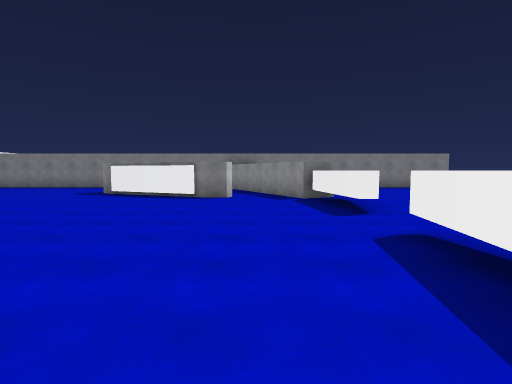
view 1 (above)

19 first-person views from a walk through a scene from a Unity 3-D project. The camera is 1.5 m above the floor, tilts 4° down and sees 80° across. The floor is counted in squares, 2 m on a side. Each view is taken from the middle of a square. On the plan, view 1 faces up. The plan holds only what a view shows up to about 10 squares ahead; the rest is blank.

view 2
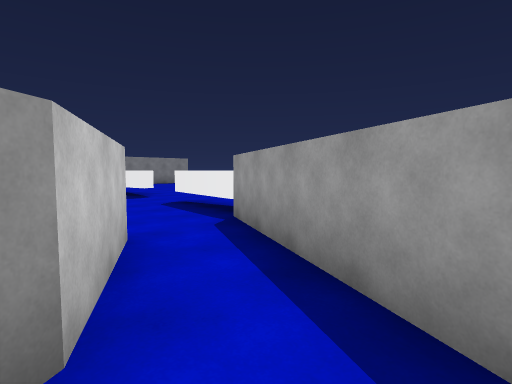

view 3
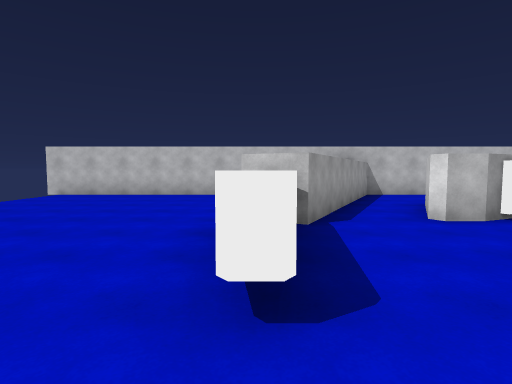

view 4
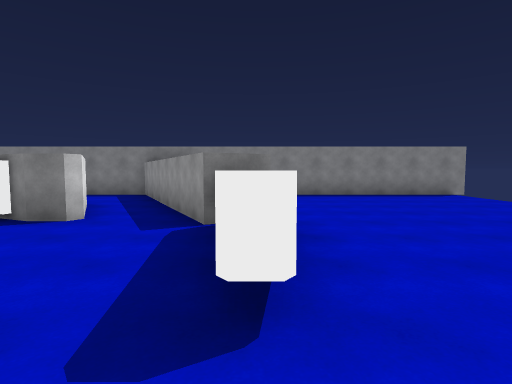

view 5
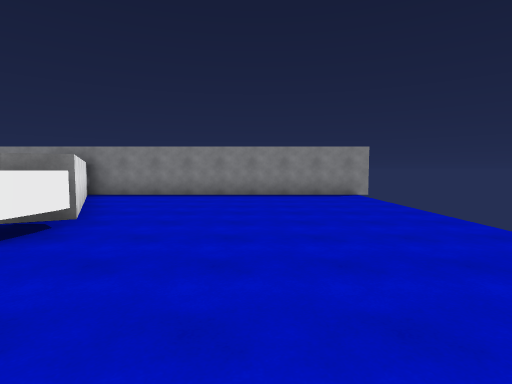

view 6
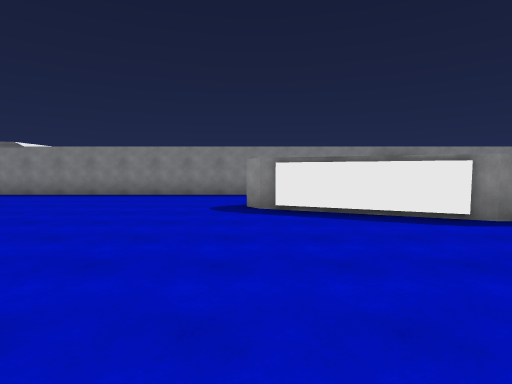

view 7
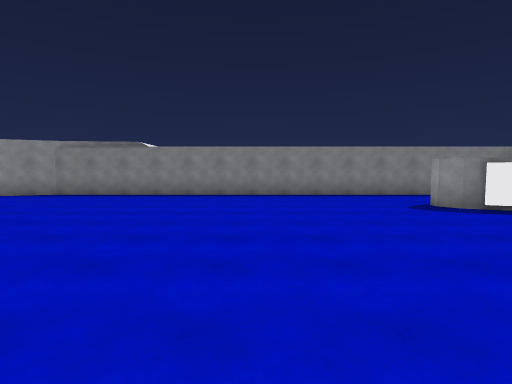

view 8
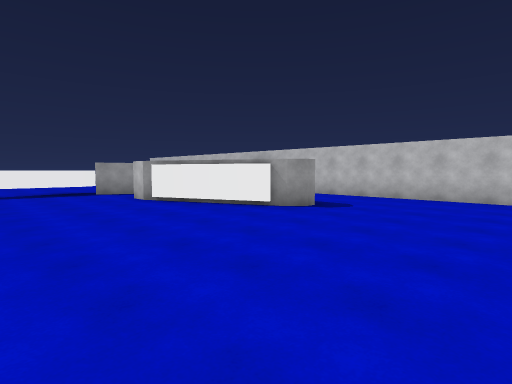

view 9
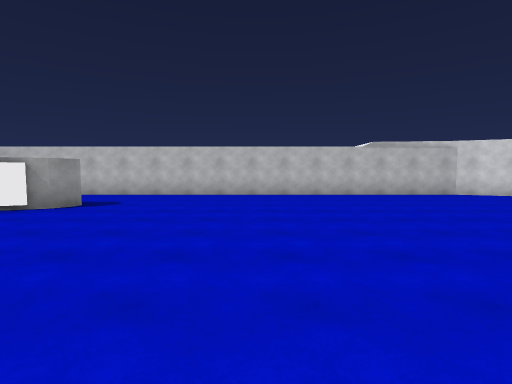

view 10
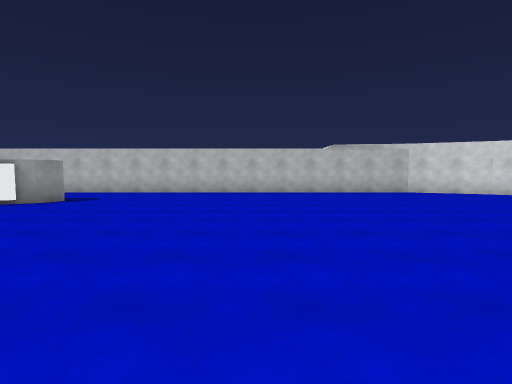

view 11
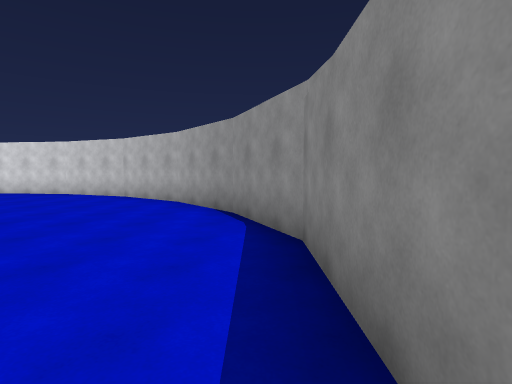

view 12
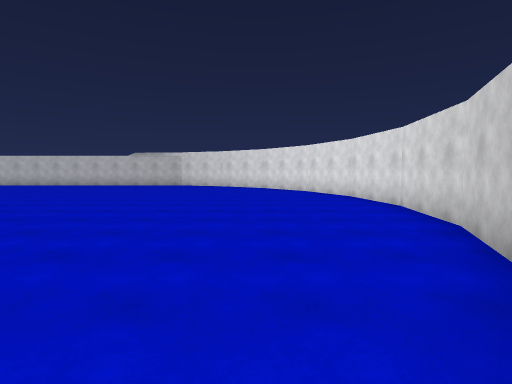

view 13
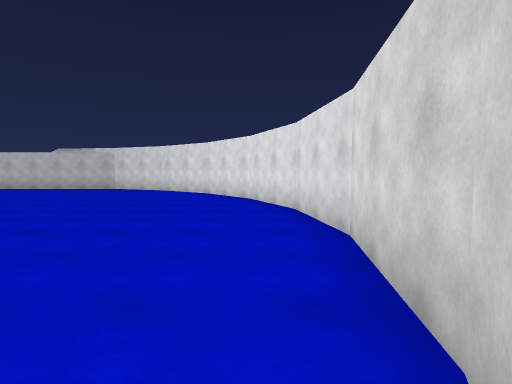

view 14
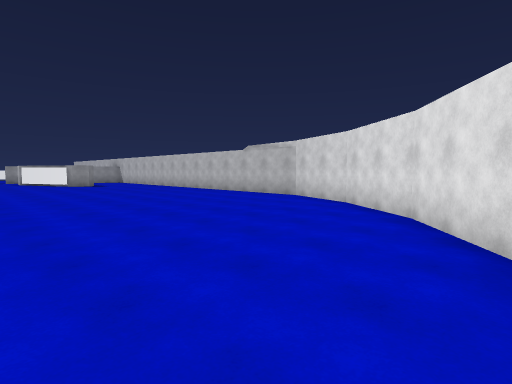

view 15
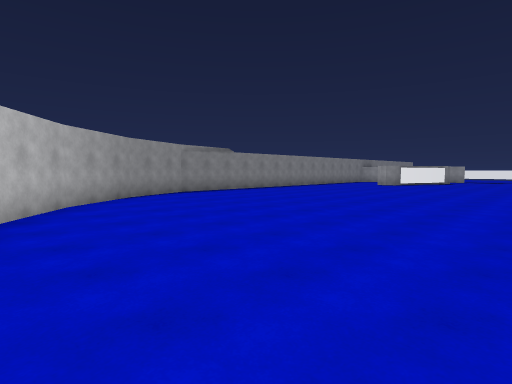

view 16
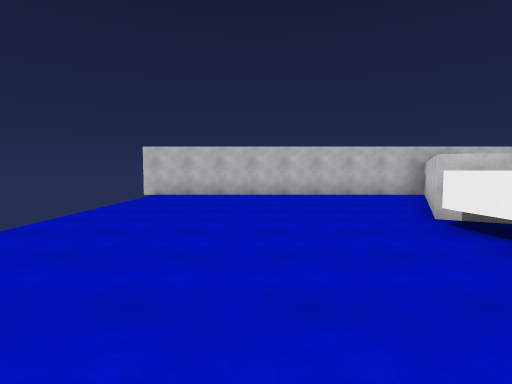

view 17
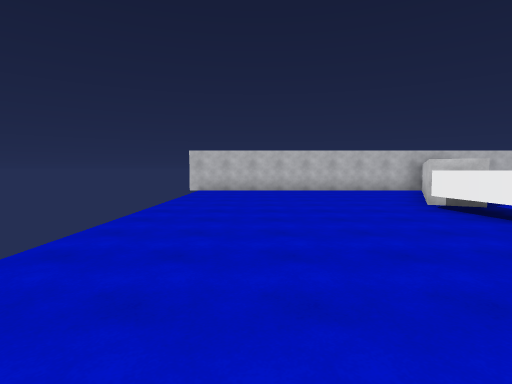

view 18
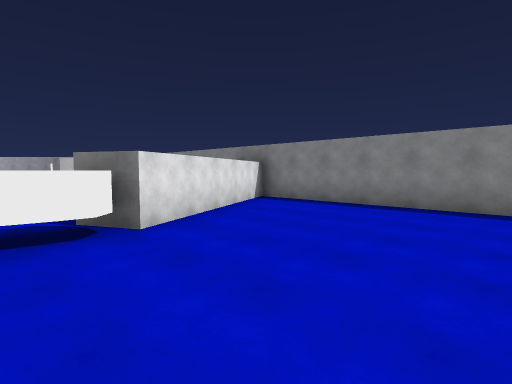

view 19
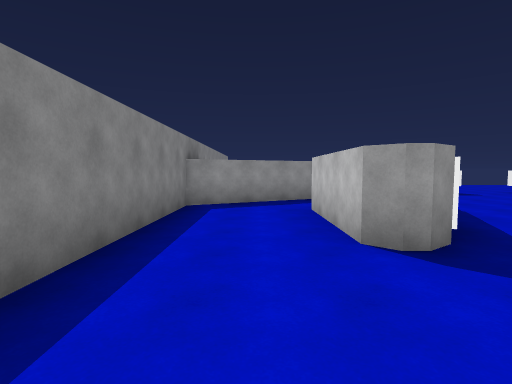

### Floor plan
Ten units are one square. View 1 is at (0, 0); x grows to the right and y downward. Boxes are objects, and circles mark ways between rooms. Rooms are numbered by the first view taken in them; rooms with no view inside come last. Other rooms are left out.
<svg viewBox="-226 -140 317 190">
<path fill="none" stroke="#000" d="M-6 -5 -18 18M-6 27 13 -8M-52 -104 -52 -109 -21 -109M-14 -84 -48 -98 -53 -105 -48 -110M-8 -85 -15 -85M-15 -5 -6 -5M-52 18 -52 14 -48 8 -15 -6M-17 -106 -7 -87M13 -8 22 -3 -3 45 85 45M-174 -126 -194 -110M-175 36 -152 45 -15 45 -6 27M-193 -111 -209 -92M-194 21 -174 36M-208 -92 -218 -69M-209 1 -193 21M-218 -70 -221 -44M-218 -21 -208 2M-221 -45 -218 -20M86 -135 -3 -135 22 -87 13 -82 -15 -135 -152 -135 -175 -125"/>
<rect x="15" y="-35" width="10" height="30" fill="#bbb"><title>other object</title></rect>
<rect x="15" y="-85" width="10" height="30" fill="#bbb"><title>other object</title></rect>
<circle cx="-10" cy="30" r="3" fill="#2a7"/>
<circle cx="0" cy="-10" r="3" fill="#2a7"/>
<text x="-10" y="10">1</text>
<text x="-60" y="-50">2</text>
</svg>
Room 1 opens to room 2.

Where each view was taken, in squares from view 1:
view 1: 0 up, 0 right, facing up
view 2: 3 down, 2 left, facing up-right
view 3: 5 up, 2 right, facing down
view 4: 4 up, 2 right, facing up
view 5: 4 up, 5 right, facing up
view 6: 4 up, 5 left, facing up
view 7: 4 up, 9 left, facing up
view 8: 4 up, 9 left, facing down-right
view 9: 5 up, 9 left, facing down
view 10: 6 up, 10 left, facing down
view 11: 13 up, 12 left, facing left
view 12: 11 up, 19 left, facing down
view 13: 8 up, 21 left, facing down
view 14: 3 up, 21 left, facing down-right
view 15: 4 up, 21 left, facing up-right
view 16: 5 up, 5 right, facing down
view 17: 7 up, 6 right, facing down
view 18: 7 up, 6 right, facing up-left
view 19: 12 up, 8 left, facing right
